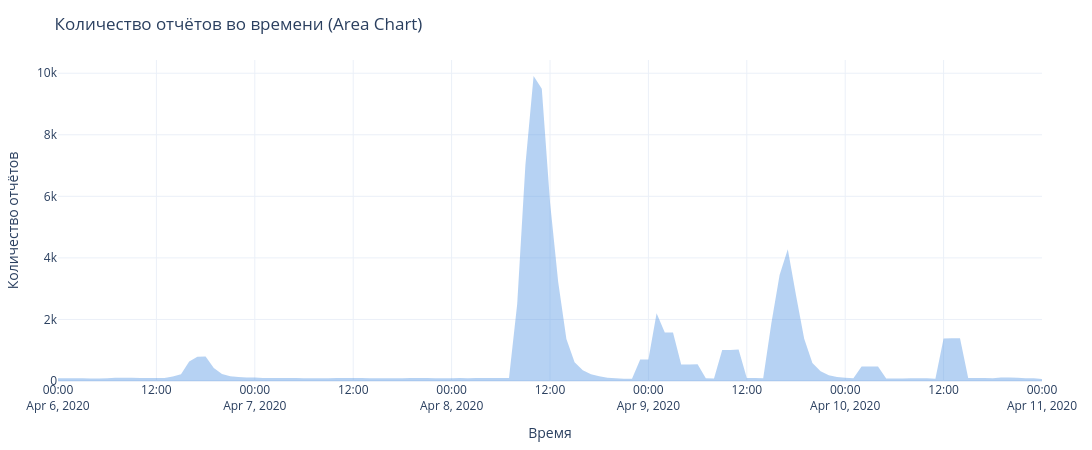
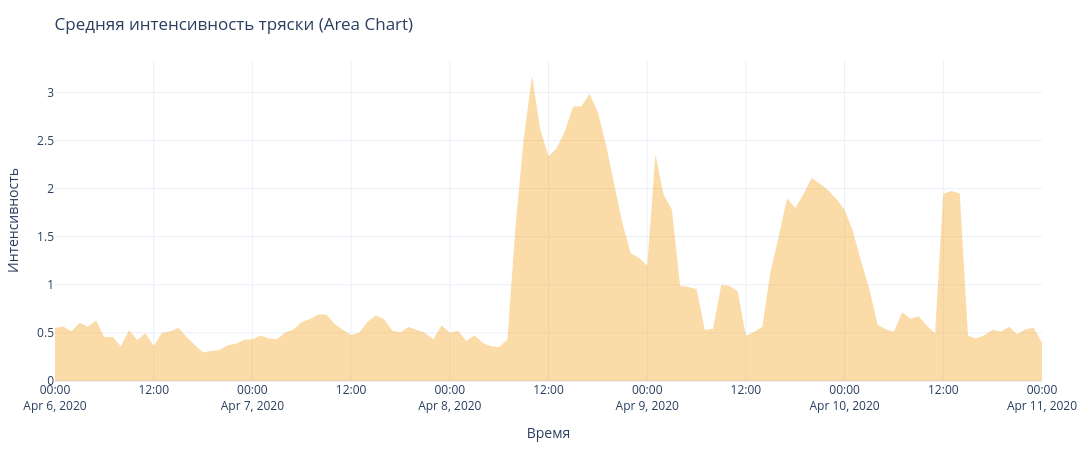

Here is the notebook cell these charts were saved with, in order:
### Markdown cell above
## 6. Территориальное распределение отчётов (Treemap)

**Treemap** визуализирует объём данных по районам через размер блоков — чем крупнее блок, тем больше отчётов.

### Ключевые паттерны:

**Топ-3 района (33% всех отчётов):**
1. **Scenic Vista** — 13 889 (16.7%) — максимальная активность граждан
2. **Old Town** — 13 535 (16.3%) — второй по объёму данных
3. **Broadview** — 8 796 (10.6%)

**Зона статистической ненадёжности (<3 000 отчётов, 7 районов):**
- Chapparal (2 213), Oak Willow (1 727), Southwest (1 710), Palace Hills (1 662), West Parton (1 515), Cheddarford (1 226), **Wilson Forest (173)**

### Критические наблюдения:

**Wilson Forest** — аномально низкая активность (0.2% отчётов). Это либо **малонаселённая зона**, либо **отключение связи** из-за удалённости. Любые средние для этого района **статистически недостоверны** (выборка <200 из 83 000).

**Safe Town** (2 919 отчётов, 11-е место) — парадоксально мало для района с АЭС, обеспечивающей 72% электроэнергии города. Возможные причины:
- Низкая плотность населения (санитарная зона вокруг реактора)
- Эвакуация после землетрясения
- **Риск:** отсутствие данных о критической инфраструктуре

### Методологическое замечание:

Количество отчётов **не равно** степени ущерба. Это косвенный индикатор **населения** и **доступности связи**. Количество отчётов — это индикатор операционной нагрузки, а не тяжести разрушений. Район с 14 000 отчётов требует огромных ресурсов для обработки обращений и распределения помощи, в то время как район с 200 отчётов может требовать приоритетной разведки, так как малое число данных может быть вызвано полным отсутствием связи.

**Цветовая шкала RdYlGn** от зелёного (много отчётов) к красному (мало отчётов) подчёркивает диспропорцию покрытия территории данными.

### Code cell
# Группировка и сглаживание
grouped = df.groupby(pd.Grouper(key='time', freq='1H')).agg({
    'shake_intensity': 'mean'
})
grouped['report_count'] = df.groupby(pd.Grouper(key='time', freq='1H')).size()
grouped = grouped.reset_index()

# Сглаживание (3-часовое окно)
grouped['shake_smooth'] = grouped['shake_intensity'].rolling(3, min_periods=1).mean()
grouped['reports_smooth'] = grouped['report_count'].rolling(3, min_periods=1).mean()

# 1. Количество отчётов - Area Chart с градиентом
fig_reports = go.Figure()
fig_reports.add_trace(
    go.Scatter(
        x=grouped['time'],
        y=grouped['reports_smooth'],
        name='Количество отчётов',
        fill='tozeroy',  # Заполнение до оси X
        fillcolor='rgba(74, 144, 226, 0.4)',
        line=dict(color='#4A90E2', width=2),
        mode='none',  # Убираем линию, оставляем только заливку
        hovertemplate='Время: %{x}<br>Отчёты: %{y:.1f}<extra></extra>'
    )
)
fig_reports.update_layout(
    title='Количество отчётов во времени (Area Chart)',
    template='plotly_white',
    width=1200,
    height=450,
    margin=dict(l=50, r=50, t=60, b=50)
)
fig_reports.update_yaxes(title_text='Количество отчётов')
fig_reports.update_xaxes(title_text='Время')
fig_reports.show()

# 2. Интенсивность тряски - Area Chart
fig_shake = go.Figure()
fig_shake.add_trace(
    go.Scatter(
        x=grouped['time'],
        y=grouped['shake_smooth'],
        name='Интенсивность тряски',
        fill='tozeroy',
        fillcolor='rgba(245, 166, 35, 0.4)',
        line=dict(color='#F5A623', width=2),
        mode='none',
        hovertemplate='Время: %{x}<br>Интенсивность: %{y:.2f}<extra></extra>'
    )
)
fig_shake.update_layout(
    title='Средняя интенсивность тряски (Area Chart)',
    template='plotly_white',
    width=1200,
    height=450,
    margin=dict(l=50, r=50, t=60, b=50)
)
fig_shake.update_yaxes(title_text='Интенсивность')
fig_shake.update_xaxes(title_text='Время')
fig_shake.show()
